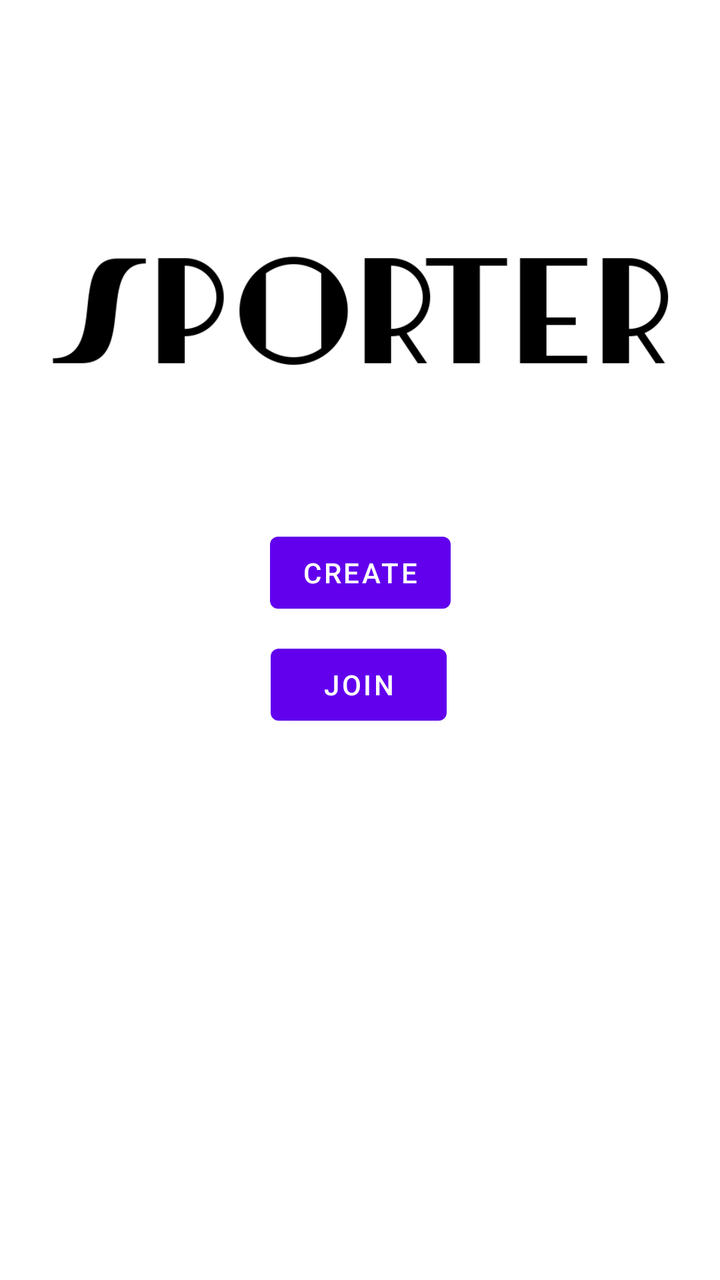
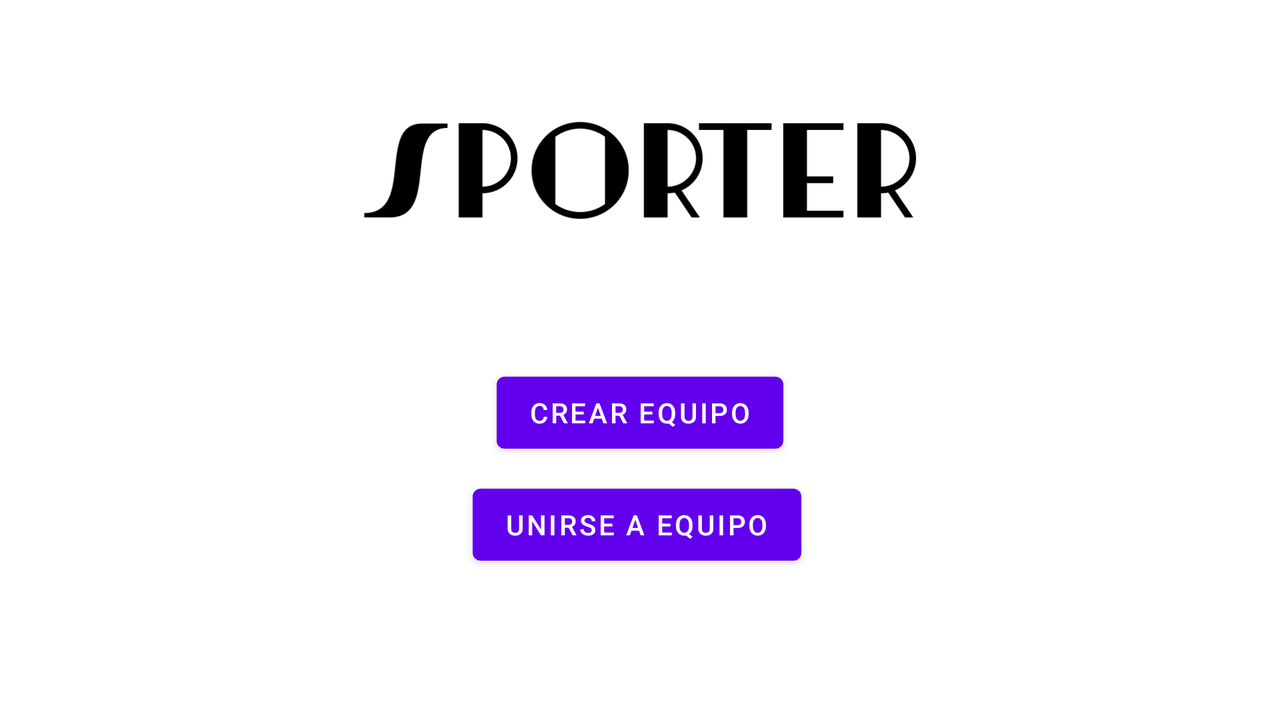

The same Android screen from two of the app's own layout files: first res/layout/ as a phone draws it, then the repository's variant for another configuration, drawn on a device whose configuration selects that folder. Both files follow.
<!-- AndroidManifest.xml: application theme Theme.DAS_Grupal -->
<!-- res/layout/activity_login_team_buttons.xml -->
<?xml version="1.0" encoding="utf-8"?>
<androidx.constraintlayout.widget.ConstraintLayout xmlns:android="http://schemas.android.com/apk/res/android"
    xmlns:app="http://schemas.android.com/apk/res-auto"
    xmlns:tools="http://schemas.android.com/tools"
    android:layout_width="match_parent"
    android:layout_height="match_parent"
    tools:context=".activities.login.LoginTeamButtons">

    <ImageView
        android:id="@+id/login_team_buttons_banner"
        android:layout_width="337dp"
        android:layout_height="225dp"
        app:layout_constraintBottom_toBottomOf="parent"
        app:layout_constraintEnd_toEndOf="parent"
        app:layout_constraintStart_toStartOf="parent"
        app:layout_constraintTop_toTopOf="parent"
        app:layout_constraintVertical_bias="0.103"
        app:srcCompat="@drawable/sporter_text" />

    <Button
        android:id="@+id/login_team_buttons_btn_create"
        android:layout_width="wrap_content"
        android:layout_height="wrap_content"
        android:onClick="createBtn"
        android:text="Create"
        app:layout_constraintBottom_toBottomOf="parent"
        app:layout_constraintEnd_toEndOf="parent"
        app:layout_constraintStart_toStartOf="parent"
        app:layout_constraintTop_toTopOf="parent"
        app:layout_constraintVertical_bias="0.443" />

    <Button
        android:id="@+id/login_team_buttons_btn_find"
        android:layout_width="wrap_content"
        android:layout_height="wrap_content"
        android:layout_marginTop="8dp"
        android:onClick="findBtn"
        android:text="Join"
        app:layout_constraintBottom_toBottomOf="parent"
        app:layout_constraintEnd_toEndOf="parent"
        app:layout_constraintHorizontal_bias="0.498"
        app:layout_constraintStart_toStartOf="parent"
        app:layout_constraintTop_toBottomOf="@+id/login_team_buttons_btn_create"
        app:layout_constraintVertical_bias="0.0" />


</androidx.constraintlayout.widget.ConstraintLayout>
<!-- resources referenced by this layout -->
<resources>
  <!-- drawable sporter_text: png bitmap (drawable-v24, 9789 bytes) -->
  <style name="Theme.DAS_Grupal" parent="Theme.MaterialComponents.DayNight.DarkActionBar">
          
          <item name="colorPrimary">@color/purple_500</item>
          <item name="colorPrimaryVariant">@color/purple_700</item>
          <item name="colorOnPrimary">@color/white</item>
          
          <item name="colorSecondary">@color/teal_200</item>
          <item name="colorSecondaryVariant">@color/teal_700</item>
          <item name="colorOnSecondary">@color/black</item>
          
          <item name="android:statusBarColor" tools:targetApi="l">?attr/colorPrimaryVariant</item>
          
      </style>
  <color name="white">#FFFFFFFF</color>
  <color name="black">#FF000000</color>
</resources>
<!-- res/layout-land/activity_login_team_buttons.xml (the repository's variant of the layout above) -->
<!-- drawn on the phone turned sideways -->
<?xml version="1.0" encoding="utf-8"?>
<androidx.constraintlayout.widget.ConstraintLayout xmlns:android="http://schemas.android.com/apk/res/android"
    xmlns:app="http://schemas.android.com/apk/res-auto"
    xmlns:tools="http://schemas.android.com/tools"
    android:layout_width="match_parent"
    android:layout_height="match_parent"
    tools:context=".activities.login.LoginTeamButtons">

    <ImageView
        android:id="@+id/login_team_buttons_banner"
        android:layout_width="342dp"
        android:layout_height="170dp"
        app:layout_constraintBottom_toBottomOf="parent"
        app:layout_constraintEnd_toEndOf="parent"
        app:layout_constraintStart_toStartOf="parent"
        app:layout_constraintTop_toTopOf="parent"
        app:layout_constraintVertical_bias="0.0"
        app:srcCompat="@drawable/sporter_text"  />

    <Button
        android:id="@+id/login_team_buttons_btn_find"
        android:layout_width="wrap_content"
        android:layout_height="wrap_content"
        android:layout_marginTop="8dp"
        android:onClick="findBtn"
        android:text="@string/login_btn_find"
        app:layout_constraintBottom_toBottomOf="parent"
        app:layout_constraintEnd_toEndOf="parent"
        app:layout_constraintHorizontal_bias="0.497"
        app:layout_constraintStart_toStartOf="parent"
        app:layout_constraintTop_toBottomOf="@+id/login_team_buttons_btn_create"
        app:layout_constraintVertical_bias="0.0" />

    <Button
        android:id="@+id/login_team_buttons_btn_create"
        android:layout_width="wrap_content"
        android:layout_height="wrap_content"
        android:onClick="createBtn"
        android:text="@string/login_btn_create"
        app:layout_constraintBottom_toBottomOf="parent"
        app:layout_constraintEnd_toEndOf="parent"
        app:layout_constraintStart_toStartOf="parent"
        app:layout_constraintTop_toTopOf="parent"
        app:layout_constraintVertical_bias="0.584" />


</androidx.constraintlayout.widget.ConstraintLayout>
<!-- resources referenced by the variant -->
<!-- as the phone turned sideways resolves them -->
<resources>
  <!-- drawable sporter_text: png bitmap (drawable-v24, 9789 bytes) -->
  <string name="login_btn_create">Crear equipo</string>
  <string name="login_btn_find">Unirse a equipo</string>
  <style name="Theme.DAS_Grupal" parent="Theme.MaterialComponents.DayNight.DarkActionBar">
          
          <item name="colorPrimary">@color/purple_500</item>
          <item name="colorPrimaryVariant">@color/purple_700</item>
          <item name="colorOnPrimary">@color/white</item>
          
          <item name="colorSecondary">@color/teal_200</item>
          <item name="colorSecondaryVariant">@color/teal_700</item>
          <item name="colorOnSecondary">@color/black</item>
          
          <item name="android:statusBarColor" tools:targetApi="l">?attr/colorPrimaryVariant</item>
          
      </style>
  <color name="white">#FFFFFFFF</color>
  <color name="black">#FF000000</color>
</resources>
